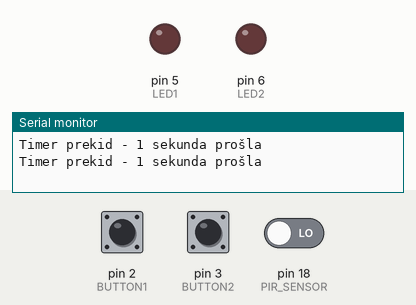
A sketch run on a simulated Arduino Mega 2560, built with avr-gcc and run on an emulated ATmega2560. Shown: output pins drawn as LEDs (lit = HIGH), the last lines printed to the serial monitor. Inputs (shaded band) come from the test bench; at power-on: pin 2 (BUTTON1) HIGH, pin 3 (BUTTON2) HIGH, pin 18 (PIR_SENSOR) LOW.

Above: at 1.2 s.
1.3 s: pin 2 (BUTTON1) pulled LOW for 0.15 s
At 2.5 s:
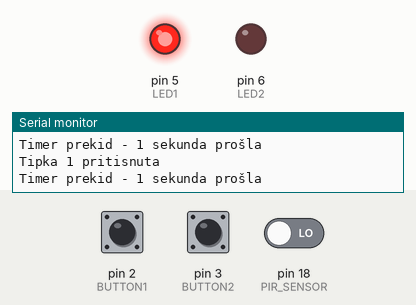
2.9 s: pin 3 (BUTTON2) pulled LOW for 0.15 s
At 3.9 s:
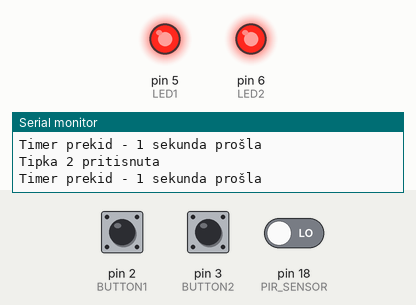
4.5 s: pin 18 (PIR_SENSOR) driven HIGH
7.5 s: pin 3 (BUTTON2) pulled LOW for 1 s
At 10.1 s:
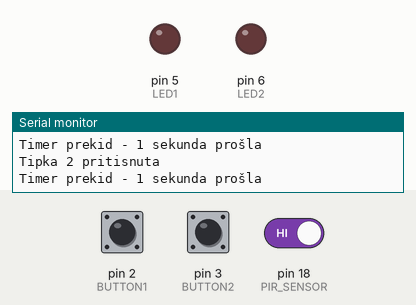
11.0 s: pin 3 (BUTTON2) pulled LOW for 3.2 s
At 11.3 s:
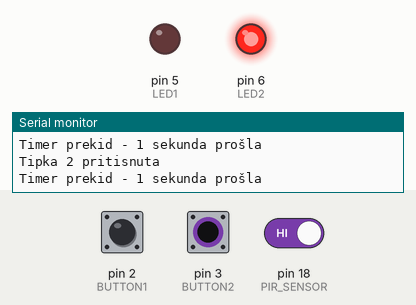
Timing chart, 0 to 14.0 s (numbered marks = the images above; inputs shaded):
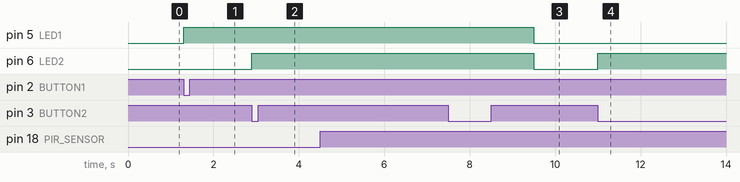

The sketch:

sketch.ino
```cpp
#include <avr/interrupt.h>
#include <avr/io.h>

// Pinovi
#define BUTTON1 2 // Eksterni prekid INT0
#define BUTTON2 3 // Eksterni prekid INT1
#define PIR_SENSOR 18 // PIR senzor prekid
#define LED1 5
#define LED2 6

volatile bool button1Pressed = false;
volatile bool button2Pressed = false;
volatile bool motionDetected = false;

void setup() {
    Serial.begin(9600);
    pinMode(BUTTON1, INPUT_PULLUP);
    pinMode(BUTTON2, INPUT_PULLUP);
    pinMode(PIR_SENSOR, INPUT);
    pinMode(LED1, OUTPUT);
    pinMode(LED2, OUTPUT);

    // Postavljanje eksternih prekida
    attachInterrupt(digitalPinToInterrupt(BUTTON1), button1ISR, FALLING);
    attachInterrupt(digitalPinToInterrupt(BUTTON2), button2ISR, FALLING);
    attachInterrupt(digitalPinToInterrupt(PIR_SENSOR), pirISR, RISING);

    // Timer prekid
    cli(); // Isključivanje globalnih prekida
    TCCR1A = 0;
    TCCR1B = 0;
    TCNT1 = 0;
    TCCR1B |= (1 << WGM12) | (1 << CS12) | (1 << CS10); // CTC mod, 1024 prescaler
    OCR1A = 15624; // 1 sekunda
    TIMSK1 |= (1 << OCIE1A);
    sei(); // Uključivanje globalnih prekida
}

void loop() {
    if (button1Pressed) {
        cli(); // Onemogući druge prekide
        Serial.println("Tipka 1 pritisnuta");
        digitalWrite(LED1, !digitalRead(LED1));
        sei(); // Ponovno omogući prekide
        button1Pressed = false;
    }
    if (button2Pressed) {
        Serial.println("Tipka 2 pritisnuta");
        digitalWrite(LED2, !digitalRead(LED2));
        button2Pressed = false;
    }
    if (motionDetected) {
        Serial.println("Kretanje detektirano!");
        digitalWrite(LED1, HIGH);
        delay(5000); // Drži LED upaljenom 5 sekundi
        digitalWrite(LED1, LOW);
        motionDetected = false;
    }
}

// ISR za tipkala
void button1ISR() {
    button1Pressed = true;
}
void button2ISR() {
    button2Pressed = true;
}

// ISR za PIR senzor
void pirISR() {
    motionDetected = true;
}

// ISR za timer
ISR(TIMER1_COMPA_vect) {
    Serial.println("Timer prekid - 1 sekunda prošla");
}
```

Measured:
- after the input at 1.3 s, pin 5 (LED1): LOW → HIGH at once
- after the input at 2.9 s, pin 6 (LED2): LOW → HIGH at once
- after the input at 7.5 s, pin 6 (LED2): HIGH → LOW after 2.0 s
- after the input at 11.0 s, pin 6 (LED2): LOW → HIGH at once
